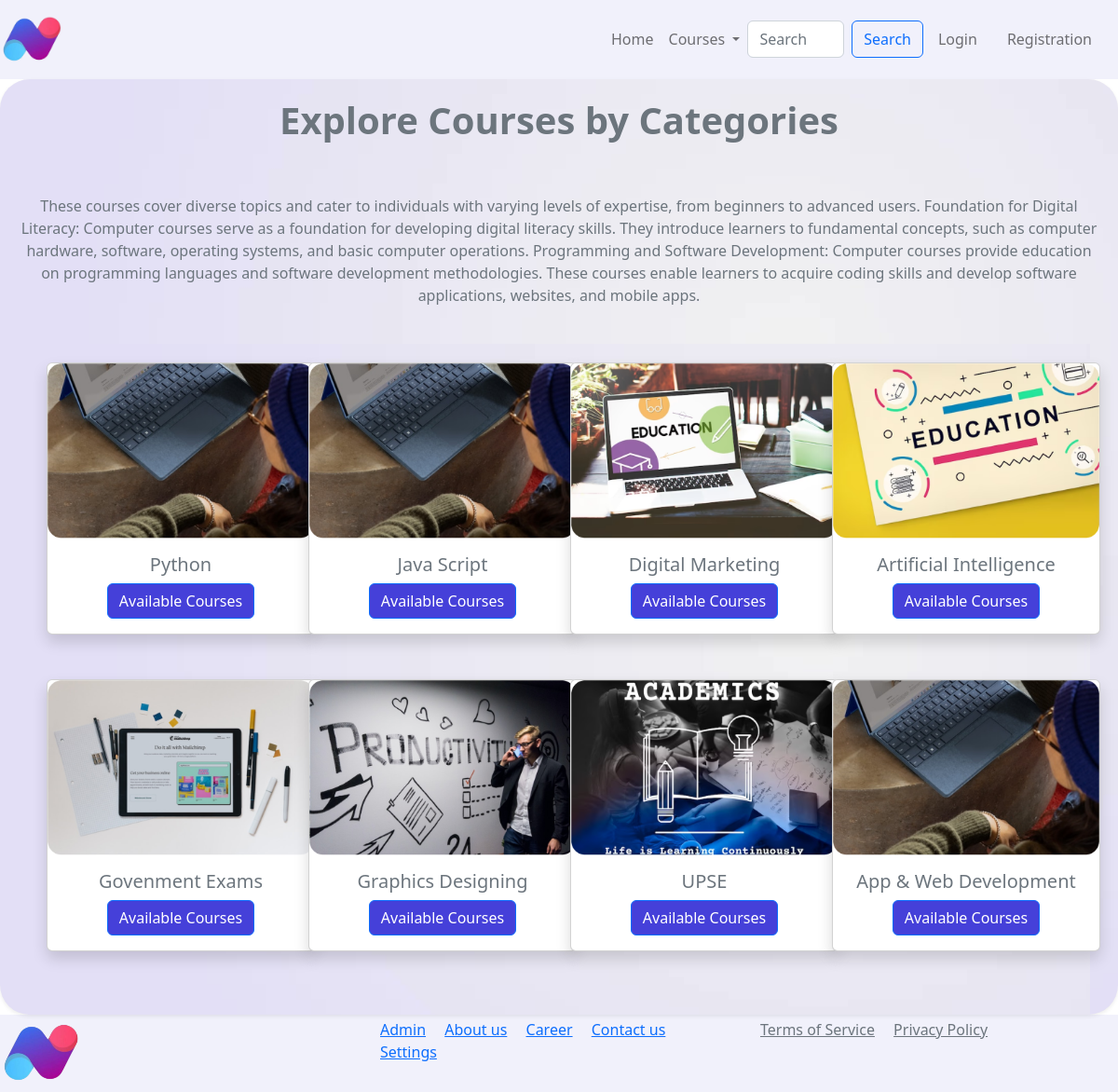
Screenshot of /allCategory/ with the database file from the repository.
### app/models.py (models this page shows, shortened)
class allCategory(models.Model):
    name = models.CharField(max_length=100)
    book_image = models.ImageField(upload_to='book_images', default='default_image.jpg')

### app/views.py (the view)
# urls.py: path("allCategory/", views.allCategoryView.as_view(),  name="allCategory"),
class allCategoryView(View):
    def get(self,request):
        categorys = allCategory.objects.all()
        return render(request, "app/allCategory.html", {'categorys': categorys})

### app/templates/app/allCategory.html (shortened to what this page needs)
{% extends 'app/base.html' %}
{% load static %}
{% block main-content %}
<div class="row ">
    <div class="col-12">
        <div class="card h-100 bg-light rounded-5 shadow-sm border-0" style="background-image: url('{% static 'app/images/pics/backgteach.jpg' %}');">
            <h1 class="fw-bold mb-3 text-muted text-center" style="padding: 20px;">Explore Courses by Categories</h1>
            <p class="card-text text-muted text-center" style="margin-bottom: 20px; padding: 20px;">
                These courses cover diverse topics and cater to individuals with varying levels of expertise, from beginners to advanced users. Foundation for Digital Literacy: Computer courses serve as a foundation for developing digital literacy skills. They introduce learners to fundamental concepts, such as computer hardware, software, operating systems, and basic computer operations.
                Programming and Software Development: Computer courses provide education on programming languages and software development methodologies. These courses enable learners to acquire coding skills and develop software applications, websites, and mobile apps.
            </p>
 <div class="container" style="background-image: url('{% static 'app/images/pics/backgteach.jpg' %}'); padding: 20px;">
    <div class="row">
        {% for category in categorys %}
        <div class="col-sm-3">
            <div class="card mb-5 shadow" style="width: 18rem;">
                <img src="{{ category.book_image.url }}" alt="{{ category.name }}" class="card-img-top">
                <div class="card-body text-center">
                    <h5 class="card-title text-muted">{{ category.name }}</h5>
                    <a href="{% url 'course_list' category_id=category.id %}" class="btn btn-primary" style="background-color: #4540D9;">Available Courses</a>
                </div>
            </div>
        </div>
        {% endfor %}
    </div>
</div>
   </div>
    </div>
</div>
{% endblock main-content %}

### app/templates/app/base.html (shortened to what this page needs)
<!DOCTYPE html>
{% load static %}
<html lang="en">
<head>
    <link href="https://cdn.jsdelivr.net/npm/bootstrap@5.2.3/dist/css/bootstrap.min.css" rel="stylesheet"
>
    <link rel="stylesheet" href="{% static 'app/css/owl.carousel.min.css'%}"/>
    <link rel="stylesheet" href="{% static 'app/css/all.min.css'%}"/>
    <link rel="stylesheet" href="{% static 'app/css/style.css'%}"/>
</head>
<body>
<nav class="navbar navbar-expand-lg" style="background-color: #F1F1FB;" >
     <a class="navbar-brand" href="#">
            <img src="{% static 'app/images/lg.png' %}" alt="INKRONIX E-LEARNING logo" style="max-width: 70px; margin-right: 550px; "  />
        </a>
  <div class="container-fluid">
    <div class="collapse navbar-collapse" id="navbarSupportedContent">
      <ul class="navbar-nav me-auto mb-2 mb-lg-0">
          <li class="nav-item">
          <a class="nav-link" href="/">Home</a>
        </li>
        <li class="nav-item dropdown">
          <a class="nav-link dropdown-toggle" href="#" role="button" data-bs-toggle="dropdown" aria-expanded="false">
            Courses
          </a>
        </li>
     <form class="d-flex" role="search" style="margin-right: auto;">
        <input class="form-control me-2" type="search" placeholder="Search" aria-label="Search">
        <button class="btn btn-outline-primary" type="submit">Search</button>
      </form>
 {% if request.user.is_authenticated %}
      <ul class="navbar-nav me-auto mb-2 mb-lg-0">
          <li class="nav-item dropdown mx-2">
              <a class="nav-link dropdown-toggle" href="#"
                 id="profileDropdown" role="button" data-bs-toggle="dropdown" aria-expanded="false">{{request.user}}</a>
              <ul class="dropdown-menu" aria-labelledby="profileDropdown">
                  <li><a class="dropdown-item" href="#">Orders</a></li>
                  <li><a class="dropdown-item" href="#">option</a></li>
                  <li><a class="dropdown-item" href="#">option</a></li>
                  <li><a class="dropdown-item" href="{% url 'logout' %}">logout</a></li>
              </ul>
          </li>
          {% else %}
           <li class="nav-item mx-2">
              <a href="{% url 'login' %}" class="nav-link">Login</a>
          </li>
           <li class="nav-item mx-2">
              <a href="{% url 'register' %} " class="nav-link">Registration</a>
          </li>
          {% endif %}
      </ul>
          </div>
  </div>
</nav>
 {% block main-content %}{% endblock main-content %}
<footer style="background-color: #F1F1FB;" class="py-1">
    <div class="row">
        <div class="col">
      <div>
           <img src="{% static 'app/images/lg.png' %}" alt="INKRONIX E-LEARNING logo" style="max-width: 90px;"  />
      </div>
    </div>
<div class="col">
        <a href="{% url 'admin:index' %}" class="link-primary">Admin</a>
        <a href="{% url 'about' %}" class="link-primary">About us</a>
        <a href="#" class="link-primary">Career</a>
        <a href="{% url 'contact' %}" class="link-primary">Contact us</a>
        <a href="#" class="link-primary">Settings</a>
</div>
        <div class="col">
        <a href="#" class="text-muted me-3">Terms of Service</a>
        <a href="#" class="text-muted">Privacy Policy</a>
</div>
    </div>
</footer>
</body>
</html>

### rows the page displays
allCategory: book_image (picture), name "Python"
allCategory: book_image (picture), name "Java Script"
allCategory: book_image (picture), name "Digital Marketing"
allCategory: book_image (picture), name "Artificial Intelligence"
allCategory: book_image (picture), name "Govenment Exams"
allCategory: book_image (picture), name "Graphics Designing"
allCategory: book_image (picture), name "UPSE"
allCategory: book_image (picture), name "App & Web Development"
